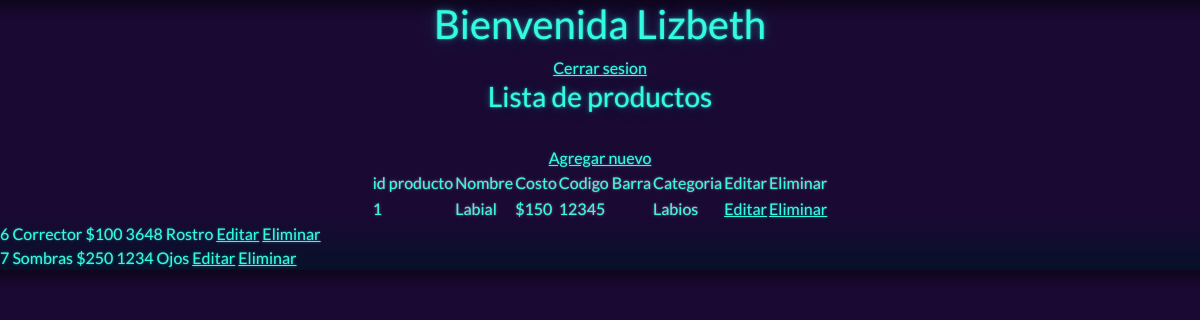
Page /home.php (signed in) on the committed database.
### tables this page shows
CREATE TABLE `productos` (
  `id_producto` int(11) NOT NULL,
  `nombre` varchar(50) NOT NULL,
  `costo` varchar(11) NOT NULL,
  `codigo_barra` bigint(13) NOT NULL,
  `categoria` varchar(30) NOT NULL
);

### home.php (the view, shortened to what this page needs)
<!DOCTYPE html>
<html lang="en">
<head>
     <link rel="stylesheet" type="text/css" href="bootstrap (1).css">
</head>
<body>
    <center>
        <h1>Bienvenida <?php echo $_SESSION['nombre'] ?> </h1>
        <a href="cerrar.php">Cerrar sesion</a>
        <h3>Lista de productos</h3><br>
        <a href="agregar.php">Agregar nuevo</a>
        <table>
         <tr>
                <td>id producto</td>
                <td>Nombre</td>
                <td>Costo</td>
                <td>Codigo Barra</td>
                <td>Categoria</td>
                <td>Editar</td>
                <td>Eliminar</td>
            </tr>
            <?php
                 require "conexion.php";
                 $qry = $link->prepare("SELECT * FROM productos");
                 $qry -> execute();
                 $row = $qry->fetcHALL(PDO::FETCH_OBJ);
            foreach ($row as $dato) {
            ?>
            <tr>
                <td><?php echo $dato->id_producto;?></td>
                <td><?php echo $dato->nombre;?></td>
                <td><?php echo $dato->costo;?></td>
                <td><?php echo $dato->codigo_barra;?></td>
                <td><?php echo $dato->categoria;?></td>
                <td><a href="editar.php?id=<?php echo $dato->id_producto; ?>">Editar</a></td>
                <td><a href="eliminar.php?id=<?php echo $dato->id_producto; ?>">Eliminar</a></td>
            </tr>
            <br>
        </table>
    </center>
<?php
}
?>
</body>
</html>

### rows in the picture
productos: id_producto "1", nombre "Labial", costo "$150", codigo_barra "12345", categoria "Labios"
productos: id_producto "6", nombre "Corrector", costo "$100", codigo_barra "3648", categoria "Rostro"
productos: id_producto "7", nombre "Sombras", costo "$250", codigo_barra "1234", categoria "Ojos"

### other values in the picture
$_SESSION['nombre'] "Lizbeth"
